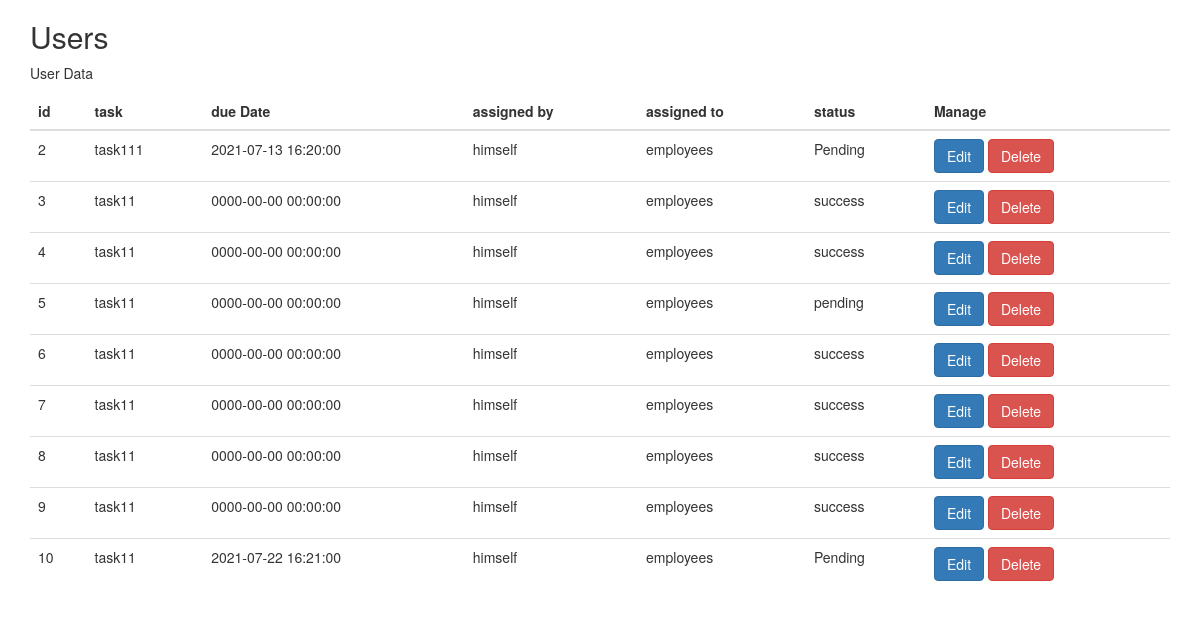
The app's page /index.php/second_task with its own data.
### tables this page shows
CREATE TABLE `task` (
  `id` int(11) NOT NULL,
  `due_date` datetime DEFAULT NULL,
  `description` text DEFAULT NULL,
  `assigned_by` varchar(255) DEFAULT NULL,
  `assigned_to` varchar(255) DEFAULT NULL,
  `status` varchar(255) DEFAULT NULL
);

### application/controllers/Second_task.php (called while the page is built, shortened)
<?php
class Second_task extends CI_Controller {
	public function index()
	{
		$data['tasks'] = $this->db->select('*')->get('task')->result_array();
		$this->load->view('second/index',$data);
	}
}

### index.php (called while the page is built, shortened)
<?php
require_once BASEPATH.'core/CodeIgniter.php';

### application/views/second/index.php (the view, shortened to what this page needs)
<!DOCTYPE html>
<html lang="en">
<head>
  <link rel="stylesheet" href="https://maxcdn.bootstrapcdn.com/bootstrap/3.4.1/css/bootstrap.min.css">
</head>
<body>
<div class="container">
  <h2>Users</h2>
  <p>User Data</p>
  <table class="table">
    <thead>
      <tr>
        <th>id</th>
        <th>task</th>
        <th>due Date</th>
        <th>assigned by</th>
        <th> assigned to</th>
        <th>status</th>
        <th>Manage</th>
      </tr>
    </thead>
    <tbody>
    	<?php foreach ($tasks as $key => $value) { ?>
    		 <tr>
		        <td><?php echo $value['id'] ?></td>
		        <td><?php echo $value['description'] ?></td>
		        <td><?php echo $value['due_date'] ?></td>
		        <td><?php echo $value['assigned_to'] ?></td>
		        <td><?php echo $value['assigned_by'] ?></td>
		        <td><?php echo $value['status'] ?></td>
		        <td><a href="<?php echo base_url('index.php/second_task/edit_task/'.$value['id'])?>" class="btn btn-primary"> Edit </a>
		        	<a href="<?php echo base_url('index.php/second_task/delete_task/'.$value['id'])?>" class="btn btn-danger"> Delete </a>
		        </td>
		      </tr>
    	<?php }?>
    </tbody>
  </table>
</div>
</body>
</html>

### records on screen
task: id "2", description "task111", due_date "2021-07-13 16:20:00", assigned_to "himself", assigned_by "employees", status "Pending"
task: id "3", description "task11", due_date "0000-00-00 00:00:00", assigned_to "himself", assigned_by "employees", status "success"
task: id "4", description "task11", due_date "0000-00-00 00:00:00", assigned_to "himself", assigned_by "employees", status "success"
task: id "5", description "task11", due_date "0000-00-00 00:00:00", assigned_to "himself", assigned_by "employees", status "pending"
task: id "6", description "task11", due_date "0000-00-00 00:00:00", assigned_to "himself", assigned_by "employees", status "success"
task: id "7", description "task11", due_date "0000-00-00 00:00:00", assigned_to "himself", assigned_by "employees", status "success"
task: id "8", description "task11", due_date "0000-00-00 00:00:00", assigned_to "himself", assigned_by "employees", status "success"
task: id "9", description "task11", due_date "0000-00-00 00:00:00", assigned_to "himself", assigned_by "employees", status "success"
task: id "10", description "task11", due_date "2021-07-22 16:21:00", assigned_to "himself", assigned_by "employees", status "Pending"
